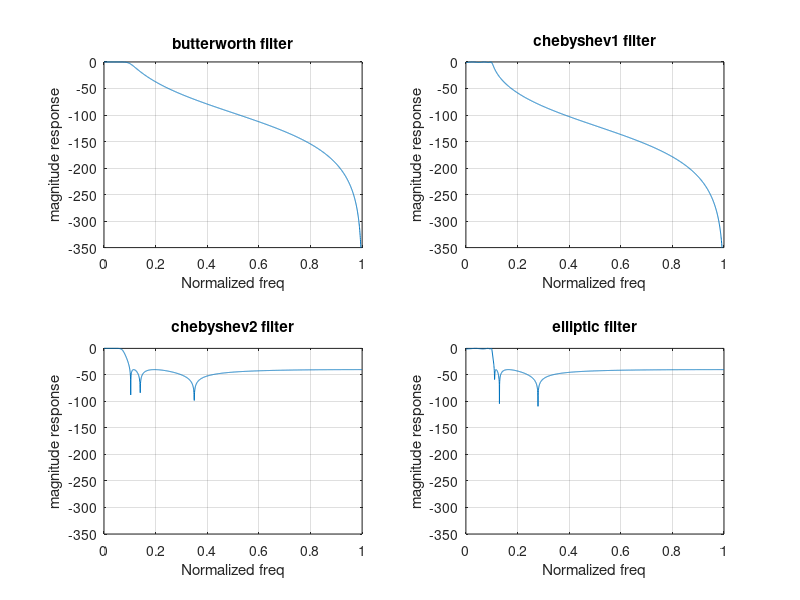
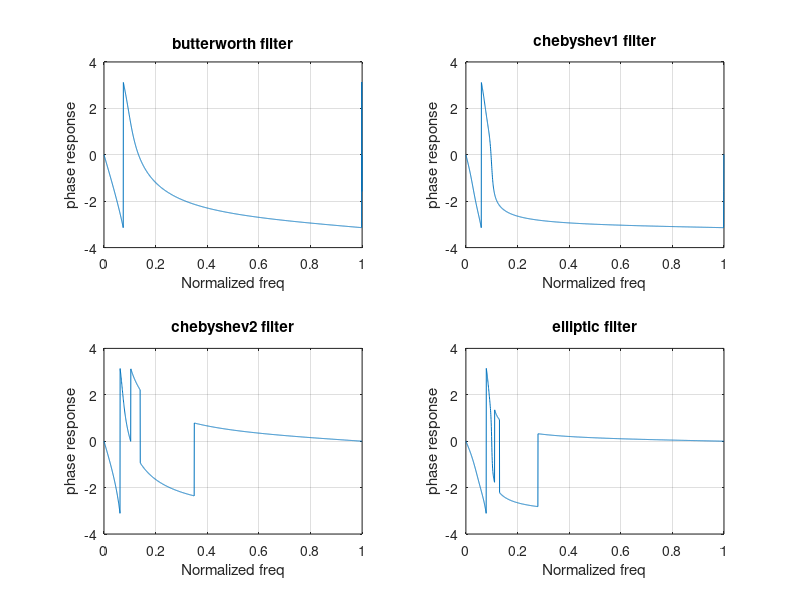

Write MATLAB code to recreate these figures, in order.
fs = 10000;
fc = 2000;
d1 = 1;
d2 = 40;
N = 6;
n = 2001;
[b1,a1] = butter(N,fc/fs/2);
[b2,a2] = cheby1(N,d1,fc/fs/2);
[b3,a3] = cheby2(N,d2,fc/fs/2);
[b4,a4] = ellip(N,d1,d2,fc/fs/2);
[h1,w1] = freqz(b1,a1,n);
[h2,w2] = freqz(b2,a2,n);
[h3,w3] = freqz(b3,a3,n);
[h4,w4] = freqz(b4,a4,n);
figure;subplot(2,2,1);
plot(w1/pi,20*log10(abs(h1)));ylim([-350 0]);grid on;
xlabel('Normalized freq');
ylabel('magnitude response');
title('butterworth filter');
subplot(2,2,2);
plot(w2/pi,20*log10(abs(h2)));ylim([-350 0]);grid on;
xlabel('Normalized freq');
ylabel('magnitude response');
title('chebyshev1 filter');
subplot(2,2,3);
plot(w3/pi,20*log10(abs(h3)));ylim([-350 0]);grid on;
xlabel('Normalized freq');
ylabel('magnitude response');
title('chebyshev2 filter');
subplot(2,2,4);
plot(w4/pi,20*log10(abs(h4)));ylim([-350 0]);grid on;
xlabel('Normalized freq');
ylabel('magnitude response');
title('elliptic filter');

figure;subplot(2,2,1);
plot(w1/pi,angle(h1));grid on;
xlabel('Normalized freq');
ylabel('phase response');
title('butterworth filter');
subplot(2,2,2);
plot(w2/pi,angle(h2));grid on;
xlabel('Normalized freq');
ylabel('phase response');
title('chebyshev1 filter');
subplot(2,2,3);
plot(w3/pi,angle(h3));grid on;
xlabel('Normalized freq');
ylabel('phase response');
title('chebyshev2 filter');
subplot(2,2,4);
plot(w4/pi,angle(h4));grid on;
xlabel('Normalized freq');
ylabel('phase response');
title('elliptic filter');